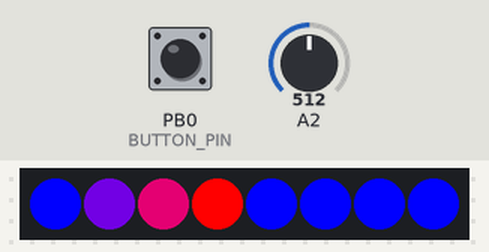
A sketch run on a simulated ATtiny85, built with avr-gcc and run on an emulated ATtiny85. Shown: 8 RGB LEDs in strip order, left to right. The test bench sets the inputs (shaded band); at power-on: PB0 (BUTTON_PIN) HIGH, A2 = 512.

Above: at 1.6 s.
1.7 s: PB0 (BUTTON_PIN) pulled LOW for 0.15 s
At 2.3 s:
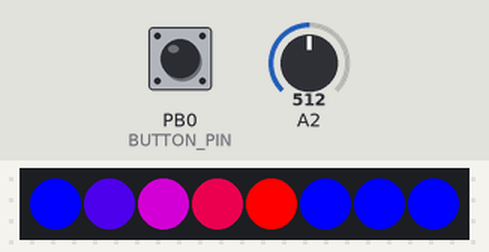
4.8 s: PB0 (BUTTON_PIN) pulled LOW for 1 s
At 6.8 s:
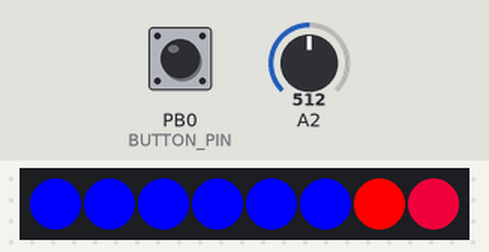
8.8 s: PB0 (BUTTON_PIN) pulled LOW for 0.15 s
At 9.4 s:
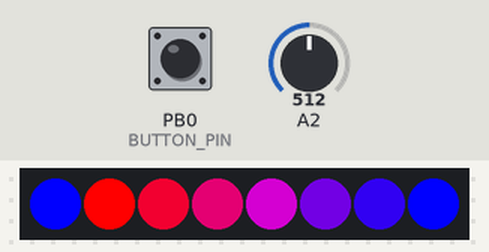
11.9 s: A2 set to 306
At 14.8 s:
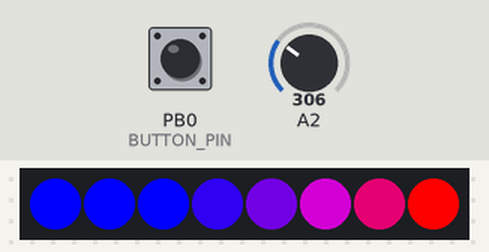
14.9 s: A2 set to 511
16.4 s: A2 set to 537
18.2 s: A2 set to 563
Timing chart, 0 to 20.8 s (numbered marks = the images above; inputs shaded):
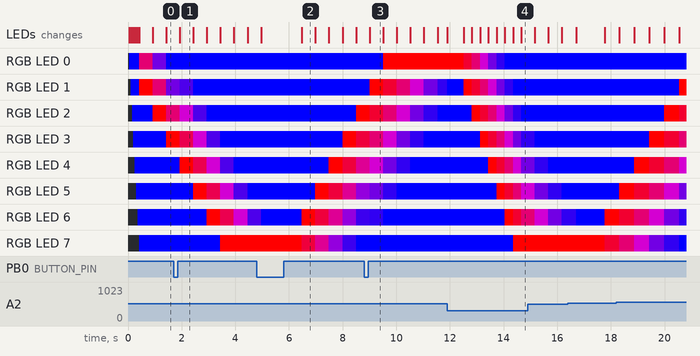

Measured:
- after the input at 1.7 s, the LEDs: change after 0.23 s (image 1)
- after the input at 8.8 s, the LEDs: change after 0.21 s (image 3)
- what the display in image 1 shows lasts 0.5 s, from 1.9 s to 2.4 s

The sketch:

cylon_v2.ino
```cpp
/*===========================================================
 * Tiny Stick Cylon, Version 2.
 * See https://github.com/gsalaman/cylon_v2/blob/master/README.md
 */
#if defined(__AVR_ATmega328P__)
#define PLATFORM_UNO
#elif defined(__AVR_ATtiny85__)
#define PLATFORM_TINY
#else
#error "PLATFORM UNSUPPORTED"
#endif

#include <Adafruit_NeoPixel.h>

// Which pin to use for LED control
#define LED_PIN    3

// Platform specific:  button pin and POT pin.
#if defined(PLATFORM_UNO)
#define BUTTON_PIN 8
#define POT_PIN    A0
#elif defined(PLATFORM_TINY)
#define BUTTON_PIN 0
#define POT_PIN    2
#endif

#define NUMPIXELS 8

Adafruit_NeoPixel pixels = Adafruit_NeoPixel(NUMPIXELS, LED_PIN, NEO_GRB+NEO_KHZ800);

/* The neopixel driver uses a 24 bit value to refer to color, where
 *  the upper 8 bits are the red value, the middle 8 green, and the lower 8 blue.
 *  I'm gonna refer to this as a "composite color".
 */

/* A few helpful color #defines... */
#define COLOR_RED     0xFF0000
#define COLOR_GREEN   0x00FF00
#define COLOR_BLUE    0x0000FF
#define COLOR_MAGENTA 0xFF00FF
#define COLOR_YELLOW  0xFFFF00
#define COLOR_CYAN    0x00FFFF
#define COLOR_BLACK   0
#define COLOR_WHITE   0xFFFFFF

#define MAX_EYE_SIZE (NUMPIXELS - 1)

/* Window concepts:
 *  The virtual window is a large array of pixels, but we're only going to
 *  show the middle 8 pixels...and we'll refer to those as the "real window"
 *  pixels.
 */
#define VIRTUAL_WINDOW_SIZE (NUMPIXELS+2*MAX_EYE_SIZE)
uint32_t virtual_window[VIRTUAL_WINDOW_SIZE];

#define REAL_WINDOW_START_INDEX MAX_EYE_SIZE
#define REAL_WINDOW_END_INDEX (REAL_WINDOW_START_INDEX + NUMPIXELS - 1)

/* The cyclon eye parameters */
int eye_head_pos=REAL_WINDOW_START_INDEX;  // this is the virutal window index
int eye_size=3;

typedef enum
{
  DIR_RIGHT,
  DIR_LEFT
} dir_type;

dir_type current_eye_dir=DIR_RIGHT;

uint32_t eye_color=COLOR_RED;
uint32_t background_color=COLOR_BLUE;

#define DISPLAY_MIN_DELAY 10
#define DISPLAY_MAX_DELAY 1000

uint32_t display_delay_ms=100;


/*================================================================================
 * fillAll
 */
void fillAll( uint32_t color )
{
  int i;

  for (i=0; i<NUMPIXELS; i++)
  {
    pixels.setPixelColor(i, color);
  }
}

/* Fills the entire virtual window with a given color */
void virtual_fill(uint32_t color)
{
  int i;

  for (i=0; i<VIRTUAL_WINDOW_SIZE; i++)
  {
    virtual_window[i] = color;
  }
}

/*========================================================================
 * fillGradient
 *
 * This function fills an array with a gradient from start_color to end_color.
 */
void fillGradient(uint32_t *strip, int start_index, uint32_t start_color, int end_index, uint32_t end_color)
{
  int i;

  uint32_t start_red;
  uint32_t end_red;
  uint32_t start_green;
  uint32_t end_green;
  uint32_t start_blue;
  uint32_t end_blue;
  uint32_t composite_color;

  int red_step;
  int green_step;
  int blue_step;

  int num_steps = end_index - start_index;

  /* A little shifting and masking:
   *  The blue byte is the bottom 8 bits
   *  The green byte is the middle 8 bits
   *  The red byte is the top 8 bits
   */
  start_red = start_color & 0xFF0000;
  start_red = start_red >> 16;
  start_green = start_color & 0x00FF00;
  start_green = start_green >> 8;
  start_blue = start_color & 0x0000FF;

  end_red = end_color & 0xFF0000;
  end_red = end_red >> 16;
  end_green = end_color & 0x00FF00;
  end_green = end_green >> 8;
  end_blue = end_color & 0x0000FF;

  red_step = end_red - start_red;
  green_step = end_green - start_green;
  blue_step = end_blue - start_blue;

  #if 0  // Debug serial prints
  Serial.print("Num steps: ");
  Serial.println(num_steps);
  Serial.print("r/g/b step: ");
  Serial.print(red_step);
  Serial.print(" ");
  Serial.print(green_step);
  Serial.print(" ");
  Serial.println(blue_step);
  #endif


  for (i = 0; i <= num_steps; i++)
  {
    #if 0  // Debug serial prints
    Serial.print("i=");
    Serial.print(i);
    Serial.print(", r:");
    Serial.print(start_red+ ((i*red_step)/num_steps));
    Serial.print(" b:");
    Serial.println(start_blue + ((i*blue_step)/num_steps));
    #endif

    /* We're gonna build a composite color by "stepping" through the
     *  individual color bytes from start to end, and building a 24-bit
     *  composite color value as we go.
     */
    composite_color =
      (start_blue + ((i*blue_step)/num_steps));
    composite_color |=
      (start_green + ((i*green_step)/num_steps)) << 8;
    composite_color |=
      (start_red + ((i*red_step)/num_steps)) << 16;

    /* Finally, set the array value to our composite color. */
    strip[start_index + i] = composite_color;
  }

}

/*================================================
 * Debounce function.
 *
 * Only count a button press on release, and only if it's been down for a sufficient
 * amount of time.
 *===============================================*/
#define DEBOUNCE_TIME_MS 50
bool buttonPressed( void )
{
  static int last_state=HIGH;
  int current_state;
  static unsigned long down_start_time=0;
  unsigned long current_time;

  current_state = digitalRead(BUTTON_PIN);

  /* Look for high-to-low transistions */
  if (last_state == HIGH)
  {
    if (current_state == LOW)
    {
      last_state = current_state;
      down_start_time = millis();
    }

    return(false);
  }

  else
  {
    /* look for the release with "enough time" to count a button press. */
    if (current_state == HIGH)
    {
      /* button went from low to high.  Was it down long enough? */
      current_time = millis();
      if (current_time - down_start_time > DEBOUNCE_TIME_MS)
      {
        last_state = current_state;
        return(true);
      }
      else
      {
        /* went up too quick...this is a bounce.  */
        last_state = current_state;
        return(false);
      }
    }
    else
    {
      /* We're still "low".  Waiting for release.  */
      return(false);
    }
  }
}

/*=================================================
 * display_pixels
 *
 * This function displays the "real window" pixels on the
 * tiny stick.
 *
 * See README for description of real vs virtual window.
 */
void display_pixels( void )
{
  int i;

  /* Show the middle pixels of the virtual window (our "real window") on the
   *  stick LEDs.
   */
  for (i = 0; i < NUMPIXELS; i++)
  {
    pixels.setPixelColor(i, virtual_window[i+REAL_WINDOW_START_INDEX]);
  }
  pixels.show();
}

void setup()
{
    int i;

    #ifdef PLATFORM_UNO
    Serial.begin(9600);
    pinMode(BUTTON_PIN,INPUT_PULLUP);
    #endif

    pixels.begin();

    // Power on self-test...see if all the pixels are working.
    for (i=0; i<NUMPIXELS; i++)
    {
      pixels.setPixelColor(i,COLOR_BLUE);
      delay(50);
      pixels.show();
    }

    #ifdef PLATFORM_UNO
    Serial.println("initialized");
    #endif

    /* a little debug....gonna fill our entire virtual array with a gradient. */
    fillGradient(virtual_window, 0, COLOR_RED, VIRTUAL_WINDOW_SIZE -1, COLOR_BLUE);

}

/* this function shows the eye, based on the head position, length,
 *  and direction
 */
void show_eye( void )
{
   int tail_pos;  // virtual window index of the tail

   /* start with the virtual window filled with the background color */
   virtual_fill(background_color);

   /* Draw in the eye, depending on direction */
   if (current_eye_dir == DIR_RIGHT)
   {
     /* if we're going right, the tail is left of the eye...meaning we
      *  fillGradient from the tail to the head
      */
     tail_pos = eye_head_pos - eye_size;
     fillGradient(virtual_window,
                  tail_pos, background_color,
                  eye_head_pos, eye_color);

     /* if the head of the eye is outside our real window, we want to make the
      *  edge our eye color
      */
     if (eye_head_pos > REAL_WINDOW_END_INDEX)
     {
       virtual_window[REAL_WINDOW_END_INDEX] = eye_color;
     }
   }   // end of "moving right" adjustments
   else
   {
      /* if we're going left, the tail is right of the eye,
       *  meaning we fill gradient from the head to tail.
       */
      tail_pos = eye_head_pos + eye_size;

      fillGradient(virtual_window,
                  eye_head_pos, eye_color,
                  tail_pos, background_color);

     /* if the head of the eye is outside our real window, we want to make the
      *  edge our eye color
      */
     if (eye_head_pos < REAL_WINDOW_START_INDEX)
     {
       virtual_window[REAL_WINDOW_START_INDEX] = eye_color;
     }
   }  // end of "moving left" adjustments

   /* Now that we've updated our virtual window with the eye, do the
    *  actual display
    */
   display_pixels();
}

void update_display(void)
{
  static uint32_t last_update_time_ms = 0;
  uint32_t        curr_time_ms;

  curr_time_ms = millis();

  /* if it hasn't been long enough for an update, just return.  */
  if (last_update_time_ms + display_delay_ms > curr_time_ms)
  {
    return;
  }

  last_update_time_ms = curr_time_ms;

  #ifdef PLATFORM_UNO
  Serial.print("eye pos: ");
  Serial.print(eye_head_pos);
  Serial.print(", dir= ");
  Serial.println(current_eye_dir);
  #endif

  /* do we need to reverse direction? */
  if ((current_eye_dir == DIR_RIGHT) &&
      (eye_head_pos >= REAL_WINDOW_END_INDEX + eye_size))
  {
    current_eye_dir = DIR_LEFT;

    /* because our head pos is far right in virtual window, we need to reset
     *  it here the the right edge.
     */
    eye_head_pos = REAL_WINDOW_END_INDEX;
  }
  else if ((current_eye_dir == DIR_LEFT) &&
           (eye_head_pos <= REAL_WINDOW_START_INDEX - eye_size))
  {
    current_eye_dir = DIR_RIGHT;

    /* because our head pos is far left in virtual window, we need to reset
     *  it here to the left edge.
     */
    eye_head_pos = REAL_WINDOW_START_INDEX;
  }

  /* move the eye one slot in the desired direction */
  if (current_eye_dir == DIR_RIGHT)
  {
    eye_head_pos++;
  }
  else
  {
    eye_head_pos--;
  }

  /* ...and display the eye on our pixels. */
  show_eye();
}

void set_display_delay( void )
{
  int pot_val;

  pot_val = analogRead(POT_PIN);

  display_delay_ms = map(pot_val, 0, 1023, DISPLAY_MIN_DELAY, DISPLAY_MAX_DELAY);
  display_delay_ms = constrain(display_delay_ms, DISPLAY_MIN_DELAY, DISPLAY_MAX_DELAY);

}


void update_eye_size(void)
{


  /* check for button presses */
  if (buttonPressed())
  {
    #ifdef PLATFORM_UNO
    Serial.print("Button pressed...current size: ");
    Serial.println(eye_size);
    #endif

    /* If we're already at the biggest supported eye size, roll over to
     *  an eye-size of 1
     */
    if (eye_size == MAX_EYE_SIZE)
    {
      eye_size = 1;
    }
    else
    {
      /* otherwise, just increment the eye size */
      eye_size++;
    }
  }  /* end of if button_pressed */
}

void loop()
{

  /* update display */
  update_display();

  /* update pot */
  set_display_delay();

  /* check button for eye size updates */
  update_eye_size();

}
```
